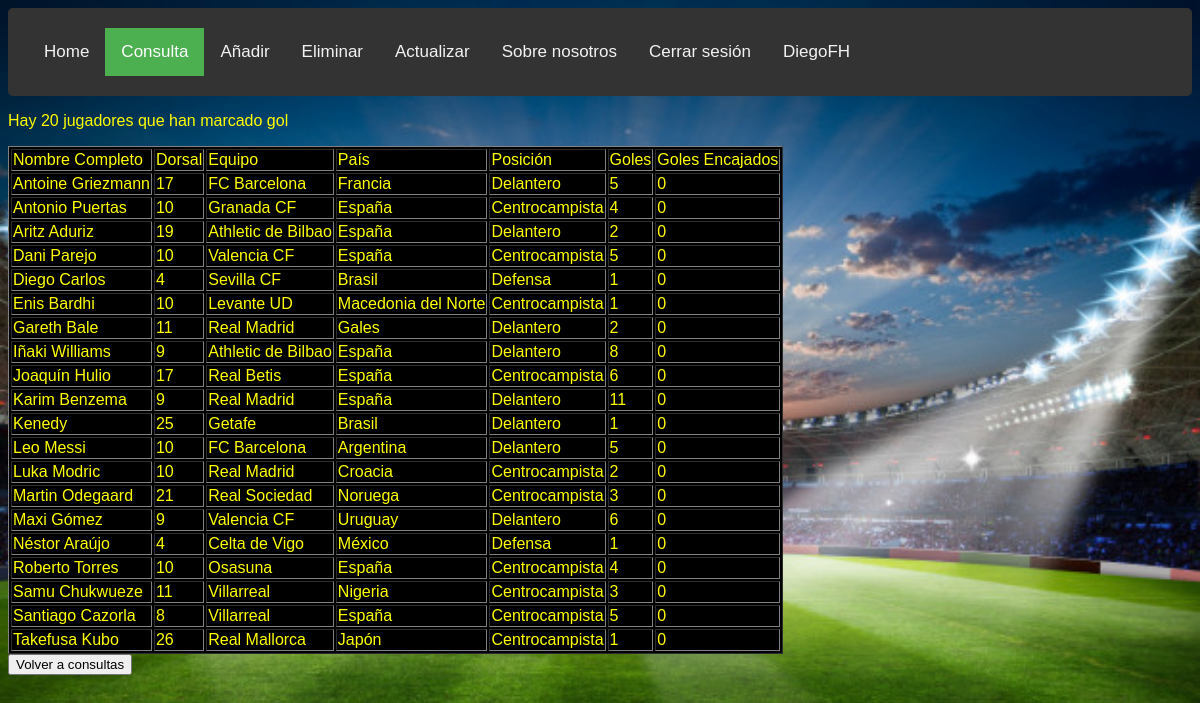
Page /consultar_goleadores2.php (signed in) on the committed database.
### tables this page shows
CREATE TABLE `jugadores`  (
  `nombre_completo` varchar(60) NOT NULL,
  `dorsal` int(2) NULL DEFAULT NULL,
  `equipo` varchar(30) NULL DEFAULT NULL,
  `pais` varchar(20) NULL DEFAULT NULL,
  `posicion` varchar(20) NULL DEFAULT NULL,
  `goles` int(3) NULL DEFAULT NULL,
  `goles_encajados` int(3) NULL DEFAULT NULL,
  PRIMARY KEY (`nombre_completo`) USING BTREE,
  INDEX `pais_fk`(`pais`) USING BTREE,
  INDEX `equipo_fk`(`equipo`) USING BTREE,
  INDEX `posicion_fk`(`posicion`) USING BTREE,
  CONSTRAINT `equipo_fk` FOREIGN KEY (`equipo`) REFERENCES `equipos` (`nombre_equipo`) ON DELETE RESTRICT ON UPDATE RESTRICT,
  CONSTRAINT `pais_fk` FOREIGN KEY (`pais`) REFERENCES `pais` (`nombre_pais`) ON DELETE RESTRICT ON UPDATE RESTRICT,
  CONSTRAINT `posicion_fk` FOREIGN KEY (`posicion`) REFERENCES `posicion` (`nombre_posicion`) ON DELETE RESTRICT ON UPDATE RESTRICT
);

### consultar_goleadores2.php (the view, shortened to what this page needs)
<?php
	if(!isset($_SESSION["usuario"])){
		header("Location: index.php");
		die();
	}
	else{
		?>
<html>
<head>
<link rel="stylesheet" type="text/css" media="screen" href="style.css" />
</head>
<div class="topnav">
  <a href="index2.php">Home</a>
  <a class="active" href="consultar_index.php">Consulta</a>
  <a href="añadir_datos_index.php">Añadir</a>
  <a href="eliminar_index.php">Eliminar</a>
  <a href="update_index.php">Actualizar</a>
  <a href="sobre_nosotros.php">Sobre nosotros</a>
  <a href="sesion_cerrar.php">Cerrar sesión</a>
  <?php $usuario = $_SESSION["usuario"]; echo "<a href='perfil.php'> $usuario </a>"; ?>
</div>
<body>
<?php
	$conexion = mysqli_connect("localhost","usuario","Usuario_2019","futgol");
	mysqli_select_db($conexion,"futgol") or die ("No se puede seleccionar la BD");
	$resultado = mysqli_query($conexion, "select * from jugadores where goles > 0");
	$numr = mysqli_num_rows($resultado);
?>
	<?php
	echo "<p>Hay $numr jugadores que han marcado gol<p>";
	?>
	<table border="1px" style="background-color:black">
		<tr>
			<td>
				Nombre Completo
			</td>
			<td>
				Dorsal
			</td>
			<td>
				Equipo
			</td>
			<td>
				País
			</td>
			<td>
				Posición
			</td>
			<td>
				Goles
			</td>
			<td>
				Goles Encajados
			</td>
		</tr>
		<?php
			if($numr > 0){
				for ($i = 0; $i < $numr; $i++){
					echo "<tr>";
					$fila = mysqli_fetch_array($resultado,MYSQLI_ASSOC);
					echo "<td>".$fila["nombre_completo"]."</td>";
					echo "<td>".$fila["dorsal"]."</td>";
					echo "<td>".$fila["equipo"]."</td>";
					echo "<td>".$fila["pais"]."</td>";
					echo "<td>".$fila["posicion"]."</td>";
					echo "<td>".$fila["goles"]."</td>";
					echo "<td>".$fila["goles_encajados"]."</td>";
					echo "</tr>";
				}
			}
		?>
	</table>
	<button onclick=window.location.href='consultar_index.php'>Volver a consultas</button>
</body>
</html>
<?php
	}?>

### style.css (style rules this page uses)
p { color: yellow; }
body { font-family: Arial, Helvetica, sans-serif; color: yellow; }
div { border-radius: 5px; color: yellow; padding: 20px; }
body { background-image: url("fondo1.jpeg"); background-repeat: no-repeat; background-size: 100% 100%; color: yellow; }
.topnav { background-color: #333; overflow: hidden; }
.topnav a { float: left; color: #f2f2f2; text-align: center; padding: 14px 16px; text-decoration: none; font-size: 17px; }
.topnav a.active { background-color: #4CAF50; color: white; }

### rows in the picture
jugadores: nombre_completo "Antoine Griezmann", dorsal "17", equipo "FC Barcelona", pais "Francia", posicion "Delantero", goles "5", goles_encajados "0"
jugadores: nombre_completo "Antonio Puertas", dorsal "10", equipo "Granada CF", pais "España", posicion "Centrocampista", goles "4", goles_encajados "0"
jugadores: nombre_completo "Aritz Aduriz", dorsal "19", equipo "Athletic de Bilbao", pais "España", posicion "Delantero", goles "2", goles_encajados "0"
jugadores: nombre_completo "Dani Parejo", dorsal "10", equipo "Valencia CF", pais "España", posicion "Centrocampista", goles "5", goles_encajados "0"
jugadores: nombre_completo "Diego Carlos", dorsal "4", equipo "Sevilla CF", pais "Brasil", posicion "Defensa", goles "1", goles_encajados "0"
jugadores: nombre_completo "Enis Bardhi", dorsal "10", equipo "Levante UD", pais "Macedonia del Norte", posicion "Centrocampista", goles "1", goles_encajados "0"
jugadores: nombre_completo "Gareth Bale", dorsal "11", equipo "Real Madrid", pais "Gales", posicion "Delantero", goles "2", goles_encajados "0"
jugadores: nombre_completo "Iñaki Williams", dorsal "9", equipo "Athletic de Bilbao", pais "España", posicion "Delantero", goles "8", goles_encajados "0"
jugadores: nombre_completo "Joaquín Hulio", dorsal "17", equipo "Real Betis", pais "España", posicion "Centrocampista", goles "6", goles_encajados "0"
jugadores: nombre_completo "Karim Benzema", dorsal "9", equipo "Real Madrid", pais "España", posicion "Delantero", goles "11", goles_encajados "0"
jugadores: nombre_completo "Kenedy", dorsal "25", equipo "Getafe", pais "Brasil", posicion "Delantero", goles "1", goles_encajados "0"
jugadores: nombre_completo "Leo Messi", dorsal "10", equipo "FC Barcelona", pais "Argentina", posicion "Delantero", goles "5", goles_encajados "0"
jugadores: nombre_completo "Luka Modric", dorsal "10", equipo "Real Madrid", pais "Croacia", posicion "Centrocampista", goles "2", goles_encajados "0"
jugadores: nombre_completo "Martin Odegaard", dorsal "21", equipo "Real Sociedad", pais "Noruega", posicion "Centrocampista", goles "3", goles_encajados "0"
jugadores: nombre_completo "Maxi Gómez", dorsal "9", equipo "Valencia CF", pais "Uruguay", posicion "Delantero", goles "6", goles_encajados "0"
jugadores: nombre_completo "Néstor Araújo", dorsal "4", equipo "Celta de Vigo", pais "México", posicion "Defensa", goles "1", goles_encajados "0"
jugadores: nombre_completo "Roberto Torres", dorsal "10", equipo "Osasuna", pais "España", posicion "Centrocampista", goles "4", goles_encajados "0"
jugadores: nombre_completo "Samu Chukwueze", dorsal "11", equipo "Villarreal", pais "Nigeria", posicion "Centrocampista", goles "3", goles_encajados "0"
jugadores: nombre_completo "Santiago Cazorla", dorsal "8", equipo "Villarreal", pais "España", posicion "Centrocampista", goles "5", goles_encajados "0"
jugadores: nombre_completo "Takefusa Kubo", dorsal "26", equipo "Real Mallorca", pais "Japón", posicion "Centrocampista", goles "1", goles_encajados "0"

### other values in the picture
$usuario "DiegoFH"
$numr "20"
